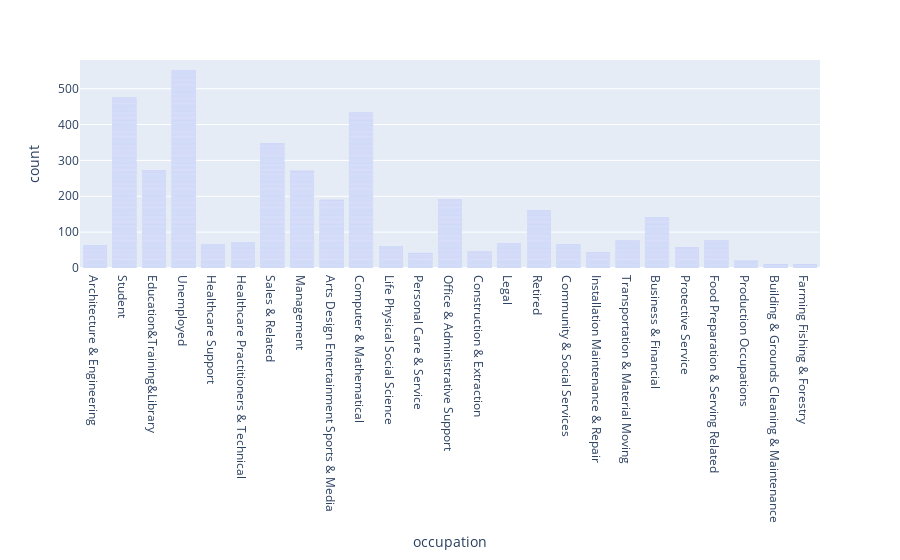

Notebook cell for this chart:
### Markdown cell above
### In this case, those who have income less 500000 have accept rate more than 0.5

### Code cell
# Examine the relationship between accept rate and occupation
px.bar(coffee,'occupation')

### Figure 1 — Plotly figure (JSON) as saved in the notebook; plotly's stock layout.template omitted (floating-point values rounded to 4 significant figures; data arrays with more than 128 entries replaced by an {"elided": "..."} marker saying what was removed)
{"data": [{"alignmentgroup": "True", "hovertemplate": "occupation=%{x}<br>count=%{y}<extra></extra>", "legendgroup": "", "marker": {"color": "#636efa", "pattern": {"shape": ""}}, "name": "", "offsetgroup": "", "orientation": "v", "showlegend": false, "textposition": "auto", "type": "bar", "x": {"elided": "3816 str values"}, "xaxis": "x", "y": {"elided": "3816 int values"}, "yaxis": "y"}], "layout": {"barmode": "relative", "legend": {"tracegroupgap": 0}, "margin": {"t": 60}, "xaxis": {"anchor": "y", "domain": [0, 1], "title": {"text": "occupation"}}, "yaxis": {"anchor": "x", "domain": [0, 1], "title": {"text": "count"}}}}
